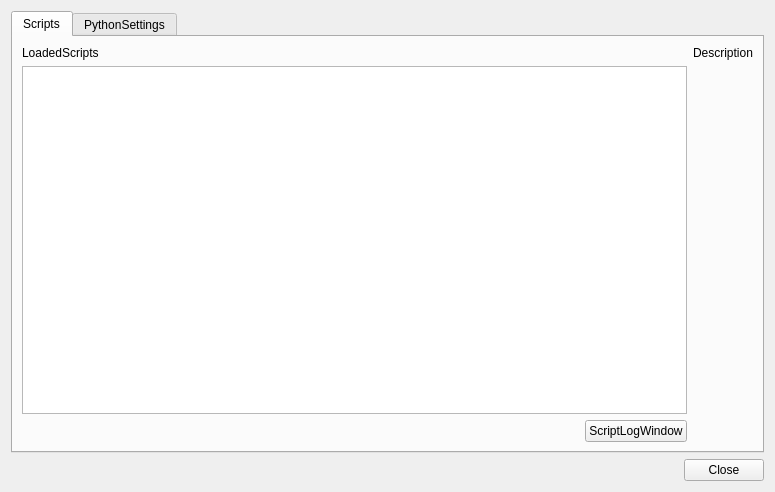
<?xml version="1.0" encoding="UTF-8"?>
<ui version="4.0">
 <class>ScriptsTool</class>
 <widget class="QWidget" name="ScriptsTool">
  <property name="geometry">
   <rect>
    <x>0</x>
    <y>0</y>
    <width>775</width>
    <height>492</height>
   </rect>
  </property>
  <property name="windowTitle">
   <string>Scripts</string>
  </property>
  <layout class="QVBoxLayout" name="verticalLayout">
   <item>
    <widget class="QTabWidget" name="tabWidget">
     <property name="currentIndex">
      <number>0</number>
     </property>
     <widget class="QWidget" name="scriptsTab">
      <attribute name="title">
       <string>Scripts</string>
      </attribute>
      <layout class="QHBoxLayout" name="horizontalLayout_4">
       <item>
        <layout class="QVBoxLayout" name="verticalLayout_3">
         <item>
          <widget class="QLabel" name="label_2">
           <property name="text">
            <string>LoadedScripts</string>
           </property>
           <property name="buddy">
            <cstring>scripts</cstring>
           </property>
          </widget>
         </item>
         <item>
          <widget class="QListWidget" name="scripts">
           <property name="sortingEnabled">
            <bool>true</bool>
           </property>
          </widget>
         </item>
         <item>
          <layout class="QHBoxLayout" name="horizontalLayout_2">
           <item>
            <widget class="QPushButton" name="addScripts">
             <property name="maximumSize">
              <size>
               <width>22</width>
               <height>22</height>
              </size>
             </property>
             <property name="toolTip">
              <string>AddScripts</string>
             </property>
             <property name="accessibleName">
              <string>AddScripts</string>
             </property>
             <property name="text">
              <string notr="true"/>
             </property>
             <property name="flat">
              <bool>true</bool>
             </property>
             <property name="themeID" stdset="0">
              <string notr="true">addIconSmall</string>
             </property>
            </widget>
           </item>
           <item>
            <widget class="QPushButton" name="removeScripts">
             <property name="maximumSize">
              <size>
               <width>22</width>
               <height>22</height>
              </size>
             </property>
             <property name="toolTip">
              <string>RemoveScripts</string>
             </property>
             <property name="accessibleName">
              <string>RemoveScripts</string>
             </property>
             <property name="text">
              <string notr="true"/>
             </property>
             <property name="flat">
              <bool>true</bool>
             </property>
             <property name="themeID" stdset="0">
              <string notr="true">removeIconSmall</string>
             </property>
            </widget>
           </item>
           <item>
            <widget class="QPushButton" name="reloadScripts">
             <property name="maximumSize">
              <size>
               <width>22</width>
               <height>22</height>
              </size>
             </property>
             <property name="toolTip">
              <string>ReloadScripts</string>
             </property>
             <property name="accessibleName">
              <string>ReloadScripts</string>
             </property>
             <property name="text">
              <string notr="true"/>
             </property>
             <property name="flat">
              <bool>true</bool>
             </property>
             <property name="themeID" stdset="0">
              <string notr="true">refreshIconSmall</string>
             </property>
            </widget>
           </item>
           <item>
            <spacer name="horizontalSpacer_2">
             <property name="orientation">
              <enum>Qt::Horizontal</enum>
             </property>
             <property name="sizeHint" stdset="0">
              <size>
               <width>40</width>
               <height>20</height>
              </size>
             </property>
            </spacer>
           </item>
           <item>
            <widget class="QPushButton" name="scriptLog">
             <property name="text">
              <string>ScriptLogWindow</string>
             </property>
            </widget>
           </item>
          </layout>
         </item>
        </layout>
       </item>
       <item>
        <layout class="QVBoxLayout" name="propertiesLayout">
         <item>
          <widget class="QLabel" name="label_3">
           <property name="sizePolicy">
            <sizepolicy hsizetype="Preferred" vsizetype="Maximum">
             <horstretch>0</horstretch>
             <verstretch>0</verstretch>
            </sizepolicy>
           </property>
           <property name="text">
            <string>Description</string>
           </property>
          </widget>
         </item>
         <item>
          <widget class="QLabel" name="description">
           <property name="text">
            <string notr="true"/>
           </property>
           <property name="wordWrap">
            <bool>true</bool>
           </property>
           <property name="margin">
            <number>12</number>
           </property>
          </widget>
         </item>
        </layout>
       </item>
      </layout>
     </widget>
     <widget class="QWidget" name="pythonSettingsTab">
      <attribute name="title">
       <string>PythonSettings</string>
      </attribute>
      <layout class="QVBoxLayout" name="verticalLayout_2">
       <item>
        <widget class="QLabel" name="pythonPathLabel">
         <property name="text">
          <string notr="true"/>
         </property>
         <property name="buddy">
          <cstring>pythonPath</cstring>
         </property>
        </widget>
       </item>
       <item>
        <layout class="QHBoxLayout" name="horizontalLayout_3">
         <item>
          <widget class="QLineEdit" name="pythonPath">
           <property name="readOnly">
            <bool>true</bool>
           </property>
          </widget>
         </item>
         <item>
          <widget class="QPushButton" name="pythonPathBrowse">
           <property name="accessibleName">
            <string>PythonSettings.BrowsePythonPath</string>
           </property>
           <property name="text">
            <string>Browse</string>
           </property>
          </widget>
         </item>
        </layout>
       </item>
       <item>
        <spacer name="verticalSpacer">
         <property name="orientation">
          <enum>Qt::Vertical</enum>
         </property>
         <property name="sizeHint" stdset="0">
          <size>
           <width>510</width>
           <height>306</height>
          </size>
         </property>
        </spacer>
       </item>
      </layout>
     </widget>
    </widget>
   </item>
   <item>
    <layout class="QHBoxLayout" name="horizontalLayout">
     <item>
      <spacer name="horizontalSpacer">
       <property name="orientation">
        <enum>Qt::Horizontal</enum>
       </property>
       <property name="sizeHint" stdset="0">
        <size>
         <width>40</width>
         <height>20</height>
        </size>
       </property>
      </spacer>
     </item>
     <item>
      <widget class="QPushButton" name="close">
       <property name="text">
        <string>Close</string>
       </property>
      </widget>
     </item>
    </layout>
   </item>
  </layout>
 </widget>
 <tabstops>
  <tabstop>tabWidget</tabstop>
  <tabstop>close</tabstop>
  <tabstop>pythonPath</tabstop>
  <tabstop>pythonPathBrowse</tabstop>
 </tabstops>
 <resources/>
 <connections/>
</ui>
